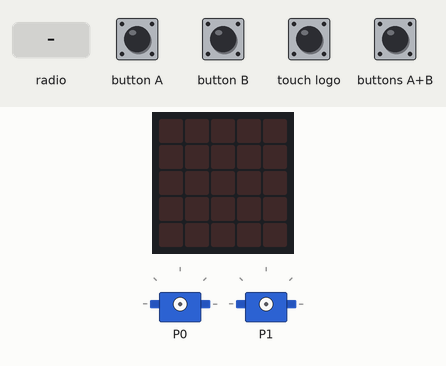
A program run on a simulated BBC micro:bit (MakeCode). On the bench: the board's 5×5 LED display, 2 × servo. The inputs (shaded band) are chosen by the test bench.

Above: at 1.2 s.
1.3 s: radio message "A" arrives
At 2.9 s:
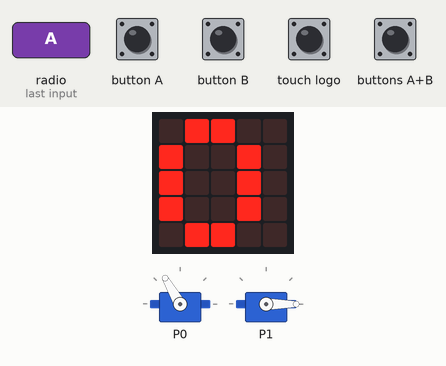
3.5 s: radio message "B" arrives
At 4.6 s:
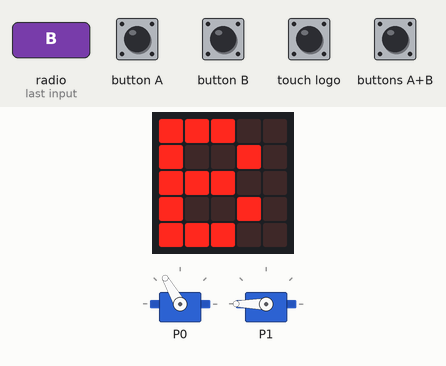
5.7 s: radio message "AB" arrives
At 7.4 s:
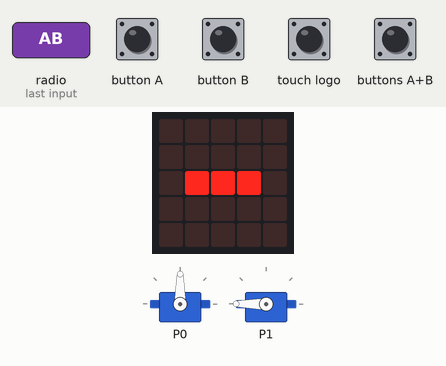
7.9 s: button A pressed for 0.15 s
At 8.7 s:
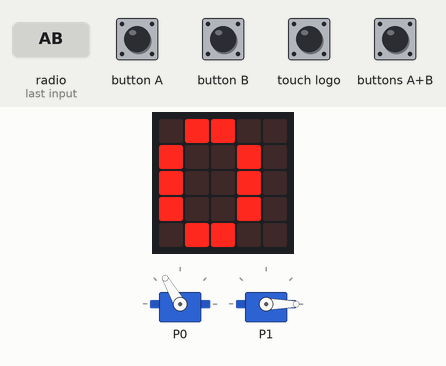
9.5 s: button A pressed for 0.15 s
At 10.8 s:
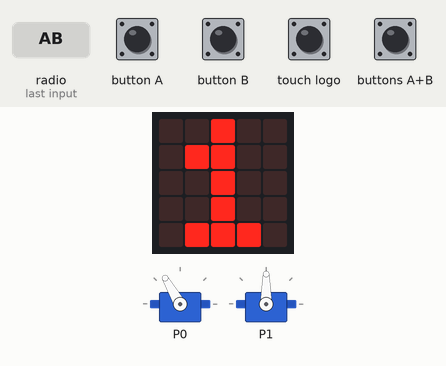
11.1 s: button B pressed for 0.15 s
At 12.3 s:
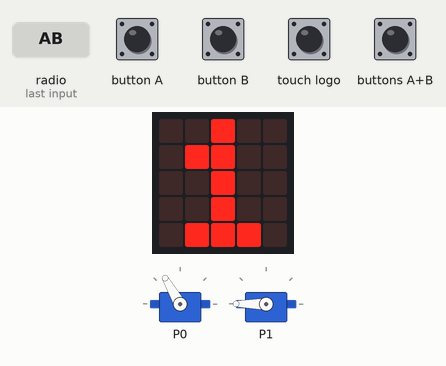
Timing chart, 0 to 13.7 s (numbered marks = the images above; inputs shaded):
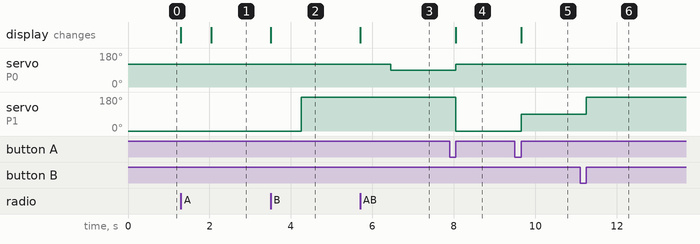

The program:

main.ts
```typescript
input.onLogoEvent(TouchButtonEvent.Pressed, function () {
    on_off = !(on_off)
    if (on_off) {
        pins.servoWritePin(AnalogPin.P0, speed)
    } else {
        pins.servoWritePin(AnalogPin.P0, 90)
    }
})
input.onButtonPressed(Button.A, function () {
    pins.servoWritePin(AnalogPin.P0, speed)
    pos = (pos + richtg) % 2
    pins.servoWritePin(AnalogPin.P1, wlist[pos])
    basic.showNumber(pos)
})

input.onButtonPressed(Button.B, function () {
    pins.servoWritePin(AnalogPin.P0, speed)
    pos = 3
    pins.servoWritePin(AnalogPin.P1, wlist[pos])
})
input.onButtonPressed(Button.AB, function () {
    on_off = !(on_off)
    if (on_off) {
        pins.servoWritePin(AnalogPin.P0, speed)
    } else {
        pins.servoWritePin(AnalogPin.P0, 90)
    }
})
radio.onReceivedString(function (receivedString) {
    if (receivedString == "A") {
        basic.showString(receivedString)
        control.raiseEvent(
        EventBusSource.MICROBIT_ID_BUTTON_A,
        EventBusValue.MICROBIT_BUTTON_EVT_CLICK
        )
    } else if (receivedString == "B") {
        basic.showString(receivedString)
        control.raiseEvent(
        EventBusSource.MICROBIT_ID_BUTTON_B,
        EventBusValue.MICROBIT_BUTTON_EVT_CLICK
        )
    } else if (receivedString == "AB") {
        basic.showString("-")
        control.raiseEvent(
        EventBusSource.MICROBIT_ID_BUTTON_AB,
        EventBusValue.MICROBIT_BUTTON_EVT_CLICK
        )
    }
})
radio.setGroup(24)
let richtg = 0
let on_off = false
let winkel = 0
let speed = 0
let wlist: number[] = []

let pos = 1
on_off = true
speed = 120
richtg = 1
wlist = [
0,
90,
180,
180
]

// pins.servoWritePin(AnalogPin.P0, 90)
// pins.servoWritePin(AnalogPin.P1, wlist[pos])
```

test.ts
```typescript
// Hier kann man Tests durchführen; diese Datei wird nicht kompiliert, wenn dieses Paket als Erweiterung verwendet wird.
```

Measured:
- after the input at 1.3 s, the display: first changes at once (image 1 shows a later state)
- after the input at 3.5 s, servo on P1: 0° → 180° after 0.75 s; the display: changes at once (image 2)
- after the input at 5.7 s, servo on P0: 120° → 90° after 0.75 s; the display: changes at once (image 3)
- after the input at 7.9 s, servo on P0: 90° → 120° after 0.15 s; servo on P1: 180° → 0° after 0.15 s; the display: changes after 0.15 s (image 4)
- after the input at 9.5 s, servo on P1: 0° → 90° after 0.15 s; the display: changes after 0.15 s (image 5)
- after the input at 11.1 s, servo on P1: 90° → 180° after 0.15 s
